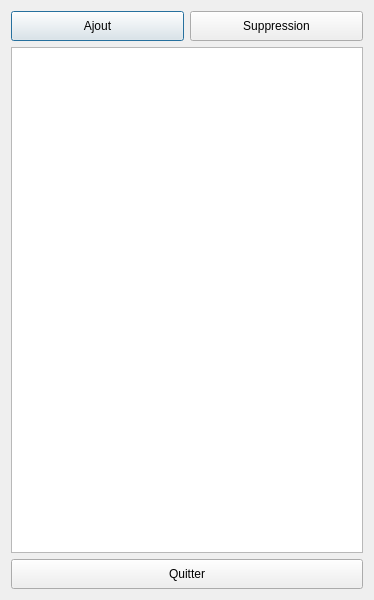
<?xml version="1.0" encoding="UTF-8"?>
<ui version="4.0">
 <class>espece_form</class>
 <widget class="QDialog" name="espece_form">
  <property name="geometry">
   <rect>
    <x>0</x>
    <y>0</y>
    <width>374</width>
    <height>600</height>
   </rect>
  </property>
  <property name="sizePolicy">
   <sizepolicy hsizetype="Preferred" vsizetype="Fixed">
    <horstretch>0</horstretch>
    <verstretch>0</verstretch>
   </sizepolicy>
  </property>
  <property name="minimumSize">
   <size>
    <width>374</width>
    <height>600</height>
   </size>
  </property>
  <property name="maximumSize">
   <size>
    <width>16777215</width>
    <height>16777215</height>
   </size>
  </property>
  <property name="windowTitle">
   <string>Geolimi - Espèce</string>
  </property>
  <layout class="QVBoxLayout" name="verticalLayout">
   <item>
    <layout class="QHBoxLayout" name="horizontalLayout">
     <item>
      <widget class="QPushButton" name="btnAdd">
       <property name="minimumSize">
        <size>
         <width>65</width>
         <height>30</height>
        </size>
       </property>
       <property name="toolTip">
        <string>Ajouter une espèce</string>
       </property>
       <property name="text">
        <string>Ajout</string>
       </property>
       <property name="icon">
        <iconset resource="resourcesGeolimi.qrc">
         <normaloff>:/plugins/geolimi/icons/add.png</normaloff>:/plugins/geolimi/icons/add.png</iconset>
       </property>
      </widget>
     </item>
     <item>
      <widget class="QPushButton" name="btnDelete">
       <property name="enabled">
        <bool>true</bool>
       </property>
       <property name="minimumSize">
        <size>
         <width>65</width>
         <height>30</height>
        </size>
       </property>
       <property name="toolTip">
        <string>Supprimer l'espèce</string>
       </property>
       <property name="text">
        <string>Suppression</string>
       </property>
       <property name="icon">
        <iconset resource="resourcesGeolimi.qrc">
         <normaloff>:/plugins/geolimi/icons/delete.png</normaloff>:/plugins/geolimi/icons/delete.png</iconset>
       </property>
      </widget>
     </item>
    </layout>
   </item>
   <item>
    <widget class="QTableView" name="tvEspece"/>
   </item>
   <item>
    <widget class="QPushButton" name="btnQuitter">
     <property name="sizePolicy">
      <sizepolicy hsizetype="Expanding" vsizetype="Fixed">
       <horstretch>0</horstretch>
       <verstretch>0</verstretch>
      </sizepolicy>
     </property>
     <property name="minimumSize">
      <size>
       <width>75</width>
       <height>30</height>
      </size>
     </property>
     <property name="toolTip">
      <string>Quitter la fenêtre et valider</string>
     </property>
     <property name="text">
      <string>Quitter</string>
     </property>
     <property name="icon">
      <iconset resource="resourcesGeolimi.qrc">
       <normaloff>:/plugins/geolimi/icons/quit.png</normaloff>:/plugins/geolimi/icons/quit.png</iconset>
     </property>
    </widget>
   </item>
  </layout>
 </widget>
 <resources>
  <include location="resourcesGeolimi.qrc"/>
 </resources>
 <connections/>
</ui>
